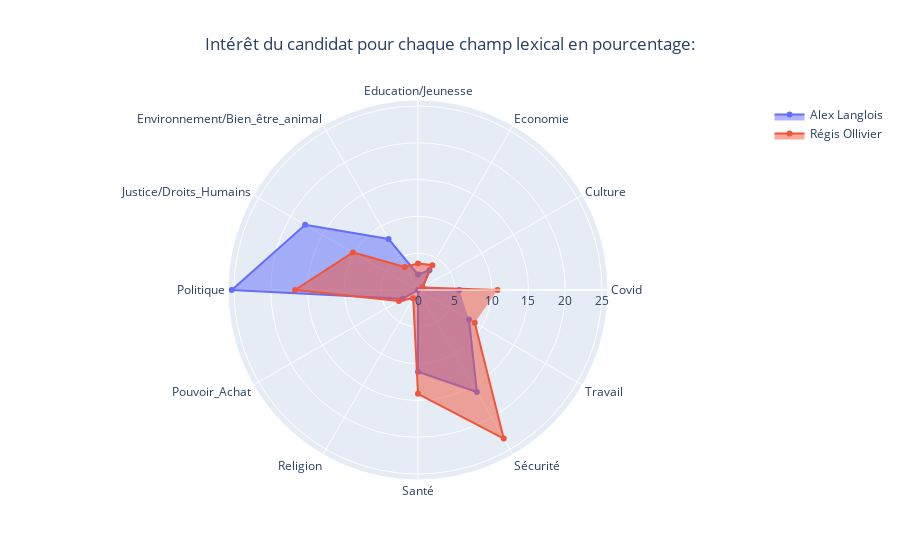

Notebook source saved alongside this figure:
### Code cell
radar_chart_with_neighbour(name_candidate="Alex Langlois", name_neighbour="Régis Ollivier")

### Figure 1 — Plotly figure (JSON) as saved in the notebook; plotly's stock layout.template omitted (floating-point values rounded to 4 significant figures)
{"data": [{"fill": "toself", "name": "Alex Langlois", "r": [5.6, 0.7, 3.1, 2.1, 8, 17.7, 25.3, 2.4, 0, 11.1, 16, 8], "theta": ["Covid", "Culture", "Economie", "Education/Jeunesse", "Environnement/Bien_être_animal", "Justice/Droits_Humains", "Politique", "Pouvoir_Achat", "Religion", "Santé", "Sécurité", "Travail"], "type": "scatterpolar"}, {"fill": "toself", "name": "Régis Ollivier", "r": [10.8, 0.7, 3.9, 3.6, 3.6, 10.2, 16.7, 3, 1.3, 14.1, 23.3, 8.9], "theta": ["Covid", "Culture", "Economie", "Education/Jeunesse", "Environnement/Bien_être_animal", "Justice/Droits_Humains", "Politique", "Pouvoir_Achat", "Religion", "Santé", "Sécurité", "Travail"], "type": "scatterpolar"}], "layout": {"title": {"text": "Intérêt du candidat pour chaque champ lexical en pourcentage:", "x": 0.5}}}
